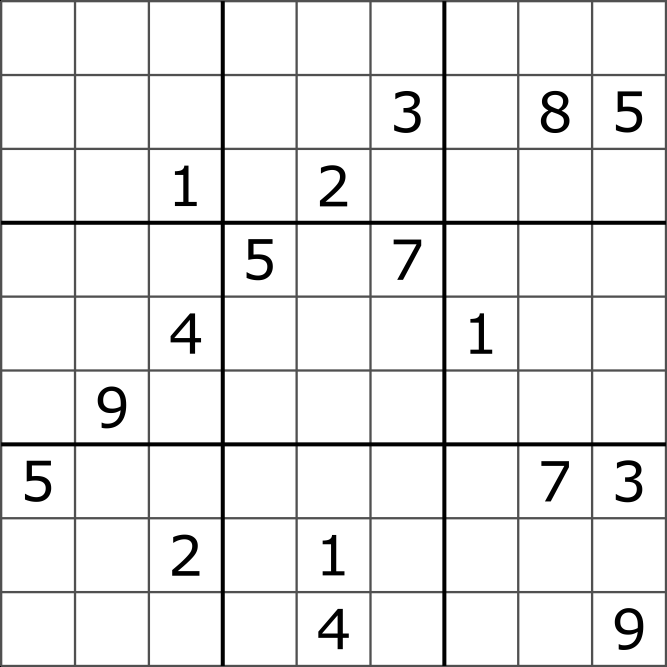
#> input picture Sudoku Solver/sudokuImage.png, 2000 x 2000 px (shown at 1/3 size)
$ python sudoku_solver_test.py
#> lines starting #> are read from the running program, lines starting #| are printed output that depends on the picture; after the words box and inside, x2 and y2 are one past the last pixel; in counts of white or black regions, pixels touching at a corner belong together
#!/usr/bin/env python3
# -*- coding: utf-8 -*-
"""
Created on Sun Mar 29 00:28:17 2020

@author: kaytlyn
"""

import imutils
from skimage import exposure
import numpy as np
import argparse
import cv2
import matplotlib.pyplot as plt

# construct an argument parser to parse the arguments
#ap = argparse.ArgumentParser("-q", "--query", required = True, help = "Path to the query image")
#args = vars(ap.parse_args())

image = cv2.imread("sudokuImage.png")
#> image is the input picture: shape (2000, 2000, 3); min 0, max 255, mean 235.6
ratio = image.shape[0]/300.0
#> ratio = 6.67
orig = image.copy()

image = imutils.resize(image, height= 300)
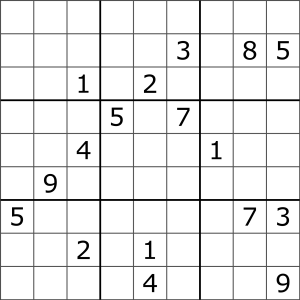
#> image: shape (300, 300, 3); min 0, max 255, mean 235.6

# convert the image to grayscale, blur it, and find edges
# in the image
gray = cv2.cvtColor(image, cv2.COLOR_BGR2GRAY)
gray = cv2.bilateralFilter(gray, 11, 17, 17)

edged = cv2.Canny(gray, 50, 150)
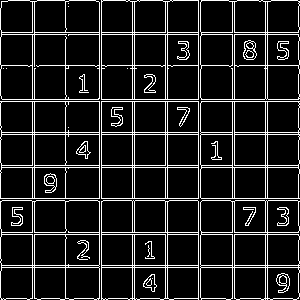
#> edged: shape (300, 300); 12.3% white in thin lines or dots


cnts = cv2.findContours(edged.copy(), cv2.RETR_TREE, cv2.CHAIN_APPROX_SIMPLE )
#> cnts = 214 contours, 31 with area under 20; largest, box (x1, y1, x2, y2) and area: (0, 0, 100, 100) 9756, (0, 200, 100, 300) 9634, (200, 0, 300, 100) 9634, (0, 101, 100, 199) 9584, (101, 0, 199, 100) 9584

cnts = imutils.grab_contours(cnts)
cnts = sorted(cnts, key = cv2.contourArea,reverse =True)[:10]
#> cnts = 10 contours; largest, box (x1, y1, x2, y2) and area: (0, 0, 100, 100) 9756, (0, 200, 100, 300) 9634, (200, 0, 300, 100) 9634, (0, 101, 100, 199) 9584, (101, 0, 199, 100) 9584
sudokuCnt = None


# loop over the contours found
for c in cnts:
    # approximate the contour
    peri = cv2.arcLength(c, True)
    approx = cv2.approxPolyDP(c, 0.015* peri, True)
    img = image.copy()
    cv2.drawContours(img, [approx], -1 ,(0,255,0),3)
    cv2.imshow("Sudoku Contours", img)
    cv2.waitKey(0)
#> this loop made 10 passes
#> (peri, approx) on passes 1, 4, 5, 6, 7, 9: (395.2, [[1, 1], [1, 98], [98, 99], [99, 2]]), (397, [[0, 101], [0, 198], [99, 198], [99, 101]]), (397, [[101, 0], [101, 99], [198, 99], [198, 0]]), (400.8, [[101, 201], [101, 299], [198, 299], [198, 201]]), (400.8, [[201, 101], [201, 198], [299, 198], [299, 101]]), (388, [[101, 101], [101, 198], [198, 198], [198, 101]])
#> peri on passes 2, 3, 8, 10: 466.1, 466.1, 530.7, 634.4
#> pass 1, `cv2.imshow("Sudoku Contours", img)`:
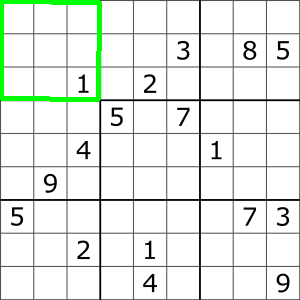
#> window 'Sudoku Contours': shape (300, 300, 3); mean B, G, R 232, 237, 232
#> pass 2, `cv2.imshow("Sudoku Contours", img)`:
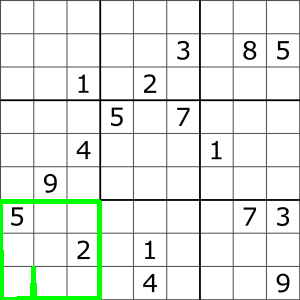
#> window 'Sudoku Contours': shape (300, 300, 3); mean B, G, R 231.8, 237.1, 231.8
#> after the loop:
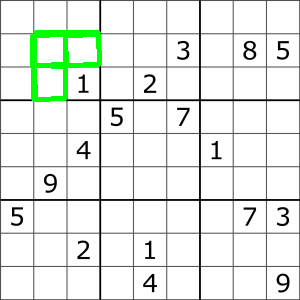
#> img: shape (300, 300, 3); mean B, G, R 231.3, 236.5, 231.3


    # if the contour has four points then we
    # have found the screen
#    if len(approx) == 4:
#        sudokuCnt = approx
#        break
